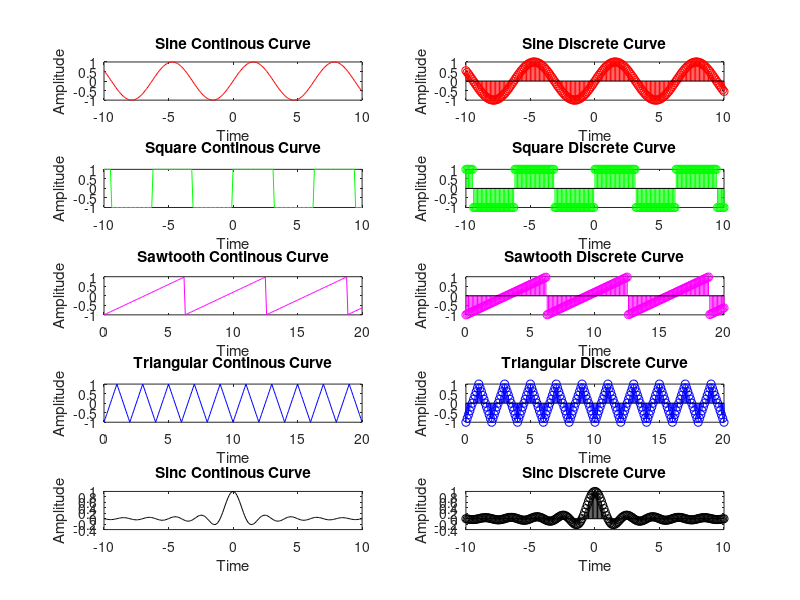

MATLAB code for this plot:
clc;
clear all;
close all;
x=-10:0.1:10;
y=sin(x);
%Sine Wave
subplot(5,2,1)
plot(x,y,'r')
title('Sine Continous Curve')
xlabel('Time')
ylabel('Amplitude')
subplot(5,2,2)
stem(x,y,'r')
title('Sine Discrete Curve')
xlabel('Time')
ylabel('Amplitude')
%Square Wave
a=-10:0.1:10;
b=square(a);
subplot(5,2,3)
plot(a,b,'g')
title('Square Continous Curve')
xlabel('Time')
ylabel('Amplitude')
subplot(5,2,4)
stem(a,b,'g')
title('Square Discrete Curve')
xlabel('Time')
ylabel('Amplitude')
%Sawtooth Wave
c=0:0.1:20;
d=sawtooth(c);
subplot(5,2,5)
plot(c,d,'m')
title('Sawtooth Continous Curve')
xlabel('Time')
ylabel('Amplitude')
subplot(5,2,6)
stem(c,d,'m')
xlabel('Time')
ylabel('Amplitude')
title('Sawtooth Discrete Curve')
%Triangular Wave
t=0:0.1:20;
m=sawtooth(2*pi*0.5*t,0.5);
subplot(5,2,7)
plot(t,m,'b')
title('Triangular Continous Curve')
xlabel('Time')
ylabel('Amplitude')
subplot(5,2,8)
stem(t,m,'b')
xlabel('Time')
ylabel('Amplitude')
title('Triangular Discrete Curve')
%Sinc Wave
f=-10:0.1:10;
g=sinc(f);
subplot(5,2,9)
plot(f,g,'k')
title('Sinc Continous Curve')
xlabel('Time')
ylabel('Amplitude')
subplot(5,2,10)
stem(f,g,'k')
title('Sinc Curve')
xlabel('Time')
ylabel('Amplitude')
title('Sinc Discrete Curve')
